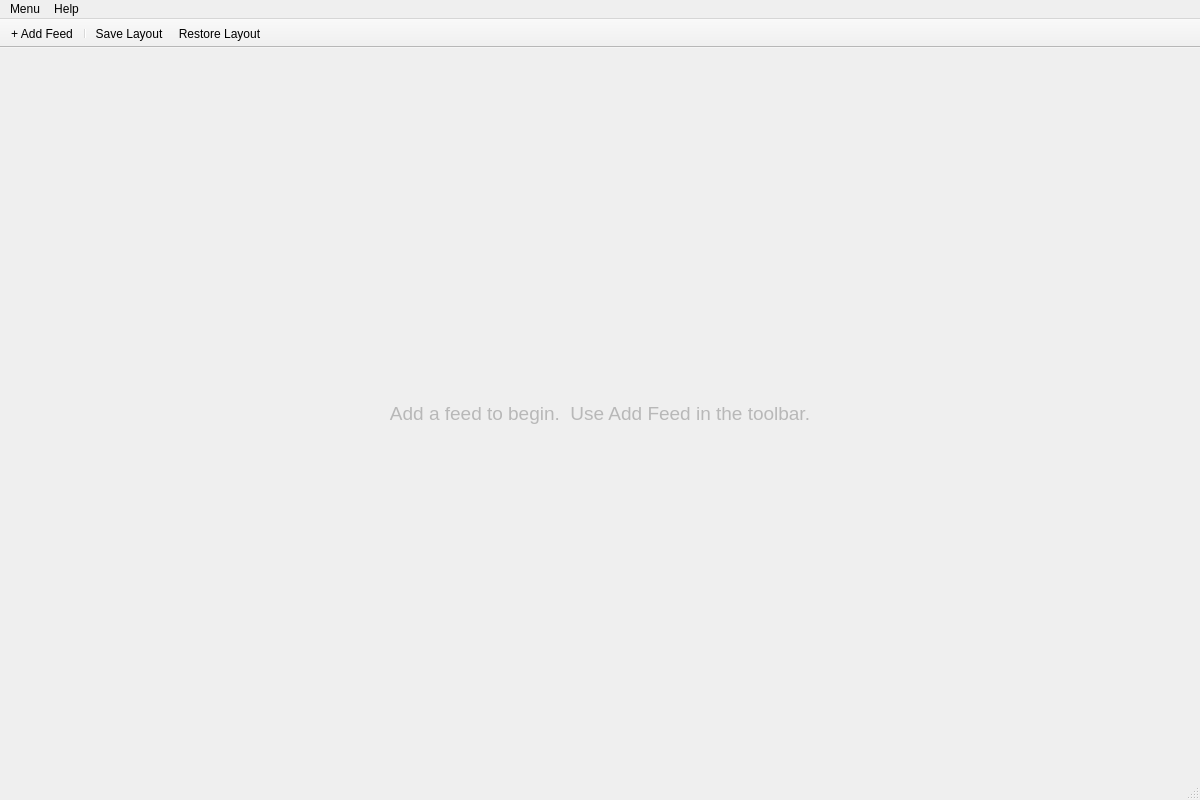
<?xml version="1.0" encoding="UTF-8"?>
<ui version="4.0">
 <class>FlightViewerWindow</class>
 <widget class="QMainWindow" name="FlightViewerWindow">
  <property name="geometry">
   <rect>
    <x>0</x>
    <y>0</y>
    <width>1200</width>
    <height>800</height>
   </rect>
  </property>
  <property name="windowTitle">
   <string>ADIAT Flight Viewer</string>
  </property>
  <widget class="QWidget" name="centralwidget">
   <layout class="QVBoxLayout" name="centralLayout">
    <item>
     <widget class="QLabel" name="placeholderLabel">
      <property name="text">
       <string>Add a feed to begin.  Use Add Feed in the toolbar.</string>
      </property>
      <property name="alignment">
       <set>Qt::AlignCenter</set>
      </property>
      <property name="font">
       <font>
        <pointsize>14</pointsize>
       </font>
      </property>
      <property name="styleSheet">
       <string notr="true">QLabel { color: palette(mid); }</string>
      </property>
     </widget>
    </item>
   </layout>
  </widget>
  <widget class="QMenuBar" name="menubar">
   <property name="geometry">
    <rect>
     <x>0</x>
     <y>0</y>
     <width>1200</width>
     <height>22</height>
    </rect>
   </property>
   <widget class="QMenu" name="menuMain">
    <property name="title">
     <string>Menu</string>
    </property>
    <addaction name="actionAddFeed"/>
    <addaction name="separator"/>
    <addaction name="actionToggleGallery"/>
    <addaction name="actionToggleMap"/>
    <addaction name="separator"/>
    <addaction name="actionSaveLayout"/>
    <addaction name="actionRestoreLayout"/>
    <addaction name="separator"/>
    <addaction name="actionOpenRecording"/>
    <addaction name="separator"/>
    <addaction name="actionOpenImageAnalysis"/>
    <addaction name="actionOpenStreamingDetector"/>
    <addaction name="separator"/>
    <addaction name="actionClose"/>
   </widget>
   <widget class="QMenu" name="menuHelp">
    <property name="title">
     <string>Help</string>
    </property>
    <addaction name="actionHelp"/>
   </widget>
   <addaction name="menuMain"/>
   <addaction name="menuHelp"/>
  </widget>
  <widget class="QStatusBar" name="statusbar"/>
  <widget class="QToolBar" name="mainToolBar">
   <property name="windowTitle">
    <string>Main Toolbar</string>
   </property>
   <property name="movable">
    <bool>false</bool>
   </property>
   <property name="floatable">
    <bool>false</bool>
   </property>
   <attribute name="toolBarArea">
    <enum>TopToolBarArea</enum>
   </attribute>
   <attribute name="toolBarBreak">
    <bool>false</bool>
   </attribute>
   <addaction name="actionAddFeed"/>
   <addaction name="separator"/>
   <addaction name="actionSaveLayout"/>
   <addaction name="actionRestoreLayout"/>
  </widget>
  <action name="actionAddFeed">
   <property name="text">
    <string>+ Add Feed</string>
   </property>
   <property name="toolTip">
    <string>Pair with an ADIAT Mobile drone controller using a 6-character code.</string>
   </property>
  </action>
  <action name="actionToggleGallery">
   <property name="text">
    <string>Mission Gallery</string>
   </property>
   <property name="checkable">
    <bool>true</bool>
   </property>
   <property name="checked">
    <bool>true</bool>
   </property>
   <property name="toolTip">
    <string>Show or hide the aggregate Mission Gallery panel.</string>
   </property>
  </action>
  <action name="actionSaveLayout">
   <property name="text">
    <string>Save Layout</string>
   </property>
   <property name="toolTip">
    <string>Save the current dock arrangement for next session.</string>
   </property>
  </action>
  <action name="actionRestoreLayout">
   <property name="text">
    <string>Restore Layout</string>
   </property>
   <property name="toolTip">
    <string>Apply the last saved dock arrangement.</string>
   </property>
  </action>
  <action name="actionClose">
   <property name="text">
    <string>Close Viewer</string>
   </property>
  </action>
  <action name="actionToggleMap">
   <property name="text">
    <string>Map</string>
   </property>
   <property name="checkable">
    <bool>true</bool>
   </property>
   <property name="checked">
    <bool>false</bool>
   </property>
   <property name="toolTip">
    <string>Show or hide the detection map dock.</string>
   </property>
  </action>
  <action name="actionOpenRecording">
   <property name="text">
    <string>Open Recording…</string>
   </property>
   <property name="toolTip">
    <string>Watch a recording: video, detections, telemetry and map.</string>
   </property>
  </action>
  <action name="actionOpenImageAnalysis">
   <property name="text">
    <string>Open Image Analysis</string>
   </property>
   <property name="toolTip">
    <string>Switch to the Image Analysis window for post-flight image review.</string>
   </property>
  </action>
  <action name="actionOpenStreamingDetector">
   <property name="text">
    <string>Open Streaming Detector</string>
   </property>
   <property name="toolTip">
    <string>Switch to the Streaming Detector window for RTMP / HDMI capture sessions.</string>
   </property>
  </action>
  <action name="actionHelp">
   <property name="text">
    <string>ADIAT Help</string>
   </property>
   <property name="toolTip">
    <string>Open the ADIAT documentation in your browser.</string>
   </property>
  </action>
 </widget>
 <resources/>
 <connections/>
</ui>
